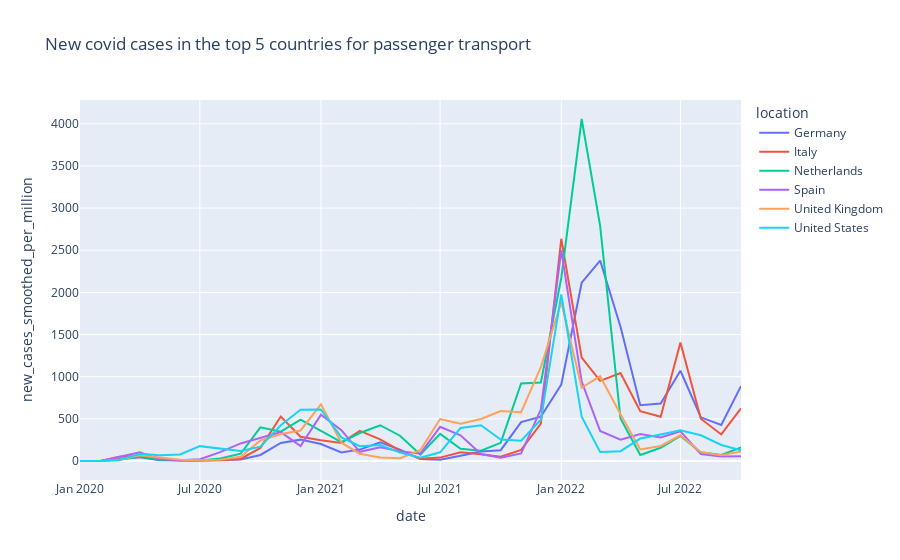

Notebook source saved alongside this figure:
### Markdown cell above
In parallel, let's look at the evolution of covid cases since the beginning of the pandemic and the vaccination rate in the Netherlands.

### Code cell
fig = px.line(passenger_filtered_covid_data, x='date', y= 'new_cases_smoothed_per_million' ,color='location',
                title= 'New covid cases in the top 5 countries for passenger transport')

fig.show()

### Figure 1 — Plotly figure (JSON) as saved in the notebook; plotly's stock layout.template omitted (floating-point values rounded to 4 significant figures)
{"data": [{"hovertemplate": "location=Germany<br>date=%{x}<br>new_cases_smoothed_per_million=%{y}<extra></extra>", "legendgroup": "Germany", "line": {"color": "#636efa", "dash": "solid"}, "marker": {"symbol": "circle"}, "mode": "lines", "name": "Germany", "orientation": "v", "showlegend": true, "type": "scatter", "x": ["2020-01", "2020-02", "2020-03", "2020-04", "2020-05", "2020-06", "2020-07", "2020-08", "2020-09", "2020-10", "2020-11", "2020-12", "2021-01", "2021-02", "2021-03", "2021-04", "2021-05", "2021-06", "2021-07", "2021-08", "2021-09", "2021-10", "2021-11", "2021-12", "2022-01", "2022-02", "2022-03", "2022-04", "2022-05", "2022-06", "2022-07", "2022-08", "2022-09", "2022-10"], "xaxis": "x", "y": [null, 0.01162, 18.26, 43.08, 9.641, 5.199, 5.232, 12.62, 17.89, 71.43, 213.4, 253.3, 201.1, 101.6, 135.6, 221.4, 134.8, 23.29, 13.64, 61.26, 112.5, 128.3, 462.1, 525.0, 907.0, 2115.0, 2378.0, 1593.0, 662.5, 682.6, 1070.0, 518.2, 427.5, 888.5], "yaxis": "y"}, {"hovertemplate": "location=Italy<br>date=%{x}<br>new_cases_smoothed_per_million=%{y}<extra></extra>", "legendgroup": "Italy", "line": {"color": "#EF553B", "dash": "solid"}, "marker": {"symbol": "circle"}, "mode": "lines", "name": "Italy", "orientation": "v", "showlegend": true, "type": "scatter", "x": ["2020-01", "2020-02", "2020-03", "2020-04", "2020-05", "2020-06", "2020-07", "2020-08", "2020-09", "2020-10", "2020-11", "2020-12", "2021-01", "2021-02", "2021-03", "2021-04", "2021-05", "2021-06", "2021-07", "2021-08", "2021-09", "2021-10", "2021-11", "2021-12", "2022-01", "2022-02", "2022-03", "2022-04", "2022-05", "2022-06", "2022-07", "2022-08", "2022-09", "2022-10"], "xaxis": "x", "y": [null, 0.3684, 49.42, 60.84, 17.54, 4.842, 3.554, 10.2, 24.95, 155.5, 528.0, 287.4, 246.8, 214.3, 357.7, 257.5, 122.2, 27.55, 40.39, 103.8, 78.82, 51.66, 132.5, 444.5, 2636.0, 1226.0, 950.5, 1044.0, 590.5, 524.9, 1406.0, 501.6, 315.1, 624.2], "yaxis": "y"}, {"hovertemplate": "location=Netherlands<br>date=%{x}<br>new_cases_smoothed_per_million=%{y}<extra></extra>", "legendgroup": "Netherlands", "line": {"color": "#00cc96", "dash": "solid"}, "marker": {"symbol": "circle"}, "mode": "lines", "name": "Netherlands", "orientation": "v", "showlegend": true, "type": "scatter", "x": ["2020-02", "2020-03", "2020-04", "2020-05", "2020-06", "2020-07", "2020-08", "2020-09", "2020-10", "2020-11", "2020-12", "2021-01", "2021-02", "2021-03", "2021-04", "2021-05", "2021-06", "2021-07", "2021-08", "2021-09", "2021-10", "2021-11", "2021-12", "2022-01", "2022-02", "2022-03", "2022-04", "2022-05", "2022-06", "2022-07", "2022-08", "2022-09", "2022-10"], "xaxis": "x", "y": [null, 21.0, 53.18, 13.98, 7.701, 6.699, 29.91, 86.29, 398.7, 348.1, 490.6, 352.4, 222.5, 331.7, 424.3, 299.7, 76.84, 321.8, 145.6, 121.6, 215.5, 919.2, 930.9, 2171.0, 4057.0, 2792.0, 503.9, 72.22, 157.3, 296.6, 104.3, 72.46, 159.8], "yaxis": "y"}, {"hovertemplate": "location=Spain<br>date=%{x}<br>new_cases_smoothed_per_million=%{y}<extra></extra>", "legendgroup": "Spain", "line": {"color": "#ab63fa", "dash": "solid"}, "marker": {"symbol": "circle"}, "mode": "lines", "name": "Spain", "orientation": "v", "showlegend": true, "type": "scatter", "x": ["2020-02", "2020-03", "2020-04", "2020-05", "2020-06", "2020-07", "2020-08", "2020-09", "2020-10", "2020-11", "2020-12", "2021-01", "2021-02", "2021-03", "2021-04", "2021-05", "2021-06", "2021-07", "2021-08", "2021-09", "2021-10", "2021-11", "2021-12", "2022-01", "2022-02", "2022-03", "2022-04", "2022-05", "2022-06", "2022-07", "2022-08", "2022-09", "2022-10"], "xaxis": "x", "y": [0.01375, 49.5, 103.8, 19.9, 7.507, 21.63, 105.0, 208.3, 272.7, 343.0, 177.2, 548.4, 365.8, 109.3, 162.5, 115.7, 87.04, 405.3, 304.0, 82.81, 38.26, 89.12, 611.0, 2500.0, 942.3, 356.9, 254.0, 318.8, 278.7, 351.2, 82.3, 53.1, 57.55], "yaxis": "y"}, {"hovertemplate": "location=United Kingdom<br>date=%{x}<br>new_cases_smoothed_per_million=%{y}<extra></extra>", "legendgroup": "United Kingdom", "line": {"color": "#FFA15A", "dash": "solid"}, "marker": {"symbol": "circle"}, "mode": "lines", "name": "United Kingdom", "orientation": "v", "showlegend": true, "type": "scatter", "x": ["2020-01", "2020-02", "2020-03", "2020-04", "2020-05", "2020-06", "2020-07", "2020-08", "2020-09", "2020-10", "2020-11", "2020-12", "2021-01", "2021-02", "2021-03", "2021-04", "2021-05", "2021-06", "2021-07", "2021-08", "2021-09", "2021-10", "2021-11", "2021-12", "2022-01", "2022-02", "2022-03", "2022-04", "2022-05", "2022-06", "2022-07", "2022-08", "2022-09", "2022-10"], "xaxis": "x", "y": [null, 0.02276, 13.1, 67.28, 42.63, 14.89, 8.954, 14.79, 51.0, 243.3, 319.7, 362.2, 671.5, 217.3, 86.42, 40.47, 33.8, 129.1, 497.2, 440.9, 499.0, 591.8, 579.6, 1114.0, 1882.0, 868.5, 1006.0, 554.6, 137.1, 178.6, 304.8, 104.9, 69.11, 112.2], "yaxis": "y"}, {"hovertemplate": "location=United States<br>date=%{x}<br>new_cases_smoothed_per_million=%{y}<extra></extra>", "legendgroup": "United States", "line": {"color": "#19d3f3", "dash": "solid"}, "marker": {"symbol": "circle"}, "mode": "lines", "name": "United States", "orientation": "v", "showlegend": true, "type": "scatter", "x": ["2020-01", "2020-02", "2020-03", "2020-04", "2020-05", "2020-06", "2020-07", "2020-08", "2020-09", "2020-10", "2020-11", "2020-12", "2021-01", "2021-02", "2021-03", "2021-04", "2021-05", "2021-06", "2021-07", "2021-08", "2021-09", "2021-10", "2021-11", "2021-12", "2022-01", "2022-02", "2022-03", "2022-04", "2022-05", "2022-06", "2022-07", "2022-08", "2022-09", "2022-10"], "xaxis": "x", "y": [0.00225, 0.001345, 12.16, 86.36, 69.61, 77.87, 176.2, 150.7, 118.6, 170.3, 423.3, 607.4, 611.8, 279.7, 174.9, 189.7, 99.76, 39.56, 103.6, 391.5, 423.8, 255.7, 241.4, 488.7, 1975.0, 526.0, 107.9, 116.2, 266.4, 314.5, 364.6, 305.4, 190.3, 126.8], "yaxis": "y"}], "layout": {"legend": {"title": {"text": "location"}, "tracegroupgap": 0}, "title": {"text": "New covid cases in the top 5 countries for passenger transport"}, "xaxis": {"anchor": "y", "domain": [0, 1], "title": {"text": "date"}}, "yaxis": {"anchor": "x", "domain": [0, 1], "title": {"text": "new_cases_smoothed_per_million"}}}}
